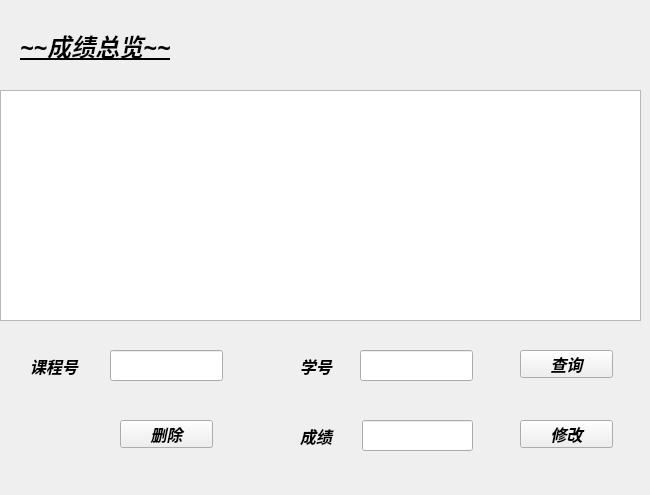
   <widget class="QWidget" name="page_14">
    <widget class="QLabel" name="label_33">
     <property name="geometry">
      <rect>
       <x>20</x>
       <y>30</y>
       <width>211</width>
       <height>31</height>
      </rect>
     </property>
     <property name="font">
      <font>
       <family>幼圆</family>
       <pointsize>18</pointsize>
       <weight>75</weight>
       <italic>true</italic>
       <bold>true</bold>
       <underline>true</underline>
      </font>
     </property>
     <property name="text">
      <string>~~成绩总览~~</string>
     </property>
    </widget>
    <widget class="QTableView" name="tableView_18">
     <property name="geometry">
      <rect>
       <x>0</x>
       <y>90</y>
       <width>641</width>
       <height>231</height>
      </rect>
     </property>
    </widget>
    <widget class="QLabel" name="label_34">
     <property name="geometry">
      <rect>
       <x>30</x>
       <y>350</y>
       <width>71</width>
       <height>31</height>
      </rect>
     </property>
     <property name="font">
      <font>
       <family>幼圆</family>
       <pointsize>12</pointsize>
       <weight>75</weight>
       <italic>true</italic>
       <bold>true</bold>
      </font>
     </property>
     <property name="text">
      <string>课程号</string>
     </property>
    </widget>
    <widget class="QLineEdit" name="lineEdit_5">
     <property name="geometry">
      <rect>
       <x>110</x>
       <y>350</y>
       <width>113</width>
       <height>31</height>
      </rect>
     </property>
    </widget>
    <widget class="QLabel" name="label_35">
     <property name="geometry">
      <rect>
       <x>300</x>
       <y>350</y>
       <width>51</width>
       <height>31</height>
      </rect>
     </property>
     <property name="font">
      <font>
       <family>幼圆</family>
       <pointsize>12</pointsize>
       <weight>75</weight>
       <italic>true</italic>
       <bold>true</bold>
      </font>
     </property>
     <property name="text">
      <string>学号</string>
     </property>
    </widget>
    <widget class="QLineEdit" name="lineEdit_6">
     <property name="geometry">
      <rect>
       <x>360</x>
       <y>350</y>
       <width>113</width>
       <height>31</height>
      </rect>
     </property>
    </widget>
    <widget class="QPushButton" name="pushButton_6">
     <property name="geometry">
      <rect>
       <x>520</x>
       <y>350</y>
       <width>93</width>
       <height>28</height>
      </rect>
     </property>
     <property name="font">
      <font>
       <family>幼圆</family>
       <pointsize>12</pointsize>
       <weight>75</weight>
       <italic>true</italic>
       <bold>true</bold>
      </font>
     </property>
     <property name="styleSheet">
      <string notr="true"/>
     </property>
     <property name="text">
      <string>查询</string>
     </property>
    </widget>
    <widget class="QPushButton" name="pushButton_7">
     <property name="geometry">
      <rect>
       <x>520</x>
       <y>420</y>
       <width>93</width>
       <height>28</height>
      </rect>
     </property>
     <property name="font">
      <font>
       <family>幼圆</family>
       <pointsize>12</pointsize>
       <weight>75</weight>
       <italic>true</italic>
       <bold>true</bold>
      </font>
     </property>
     <property name="text">
      <string>修改</string>
     </property>
    </widget>
    <widget class="QLineEdit" name="lineEdit_7">
     <property name="geometry">
      <rect>
       <x>362</x>
       <y>420</y>
       <width>111</width>
       <height>31</height>
      </rect>
     </property>
    </widget>
    <widget class="QLabel" name="label_36">
     <property name="geometry">
      <rect>
       <x>300</x>
       <y>420</y>
       <width>51</width>
       <height>31</height>
      </rect>
     </property>
     <property name="font">
      <font>
       <family>幼圆</family>
       <pointsize>12</pointsize>
       <weight>75</weight>
       <italic>true</italic>
       <bold>true</bold>
      </font>
     </property>
     <property name="text">
      <string>成绩</string>
     </property>
    </widget>
    <widget class="QLabel" name="label_38">
     <property name="geometry">
      <rect>
       <x>360</x>
       <y>470</y>
       <width>261</width>
       <height>16</height>
      </rect>
     </property>
     <property name="palette">
      <palette>
       <active>
        <colorrole role="WindowText">
         <brush brushstyle="SolidPattern">
          <color alpha="255">
           <red>255</red>
           <green>0</green>
           <blue>0</blue>
          </color>
         </brush>
        </colorrole>
        <colorrole role="Button">
         <brush brushstyle="SolidPattern">
          <color alpha="255">
           <red>249</red>
           <green>249</green>
           <blue>249</blue>
          </color>
         </brush>
        </colorrole>
        <colorrole role="Base">
         <brush brushstyle="SolidPattern">
          <color alpha="255">
           <red>249</red>
           <green>249</green>
           <blue>249</blue>
          </color>
         </brush>
        </colorrole>
        <colorrole role="Window">
         <brush brushstyle="SolidPattern">
          <color alpha="255">
           <red>249</red>
           <green>249</green>
           <blue>249</blue>
          </color>
         </brush>
        </colorrole>
       </active>
       <inactive>
        <colorrole role="WindowText">
         <brush brushstyle="SolidPattern">
          <color alpha="255">
           <red>255</red>
           <green>0</green>
           <blue>0</blue>
          </color>
         </brush>
        </colorrole>
        <colorrole role="Button">
         <brush brushstyle="SolidPattern">
          <color alpha="255">
           <red>249</red>
           <green>249</green>
           <blue>249</blue>
          </color>
         </brush>
        </colorrole>
        <colorrole role="Base">
         <brush brushstyle="SolidPattern">
          <color alpha="255">
           <red>249</red>
           <green>249</green>
           <blue>249</blue>
          </color>
         </brush>
        </colorrole>
        <colorrole role="Window">
         <brush brushstyle="SolidPattern">
          <color alpha="255">
           <red>249</red>
           <green>249</green>
           <blue>249</blue>
          </color>
         </brush>
        </colorrole>
       </inactive>
       <disabled>
        <colorrole role="WindowText">
         <brush brushstyle="SolidPattern">
          <color alpha="255">
           <red>120</red>
           <green>120</green>
           <blue>120</blue>
          </color>
         </brush>
        </colorrole>
        <colorrole role="Button">
         <brush brushstyle="SolidPattern">
          <color alpha="255">
           <red>249</red>
           <green>249</green>
           <blue>249</blue>
          </color>
         </brush>
        </colorrole>
        <colorrole role="Base">
         <brush brushstyle="SolidPattern">
          <color alpha="255">
           <red>249</red>
           <green>249</green>
           <blue>249</blue>
          </color>
         </brush>
        </colorrole>
        <colorrole role="Window">
         <brush brushstyle="SolidPattern">
          <color alpha="255">
           <red>249</red>
           <green>249</green>
           <blue>249</blue>
          </color>
         </brush>
        </colorrole>
       </disabled>
      </palette>
     </property>
     <property name="font">
      <font>
       <pointsize>10</pointsize>
       <weight>75</weight>
       <italic>true</italic>
       <bold>true</bold>
      </font>
     </property>
     <property name="text">
      <string/>
     </property>
    </widget>
    <widget class="QPushButton" name="pushButton_8">
     <property name="geometry">
      <rect>
       <x>120</x>
       <y>420</y>
       <width>93</width>
       <height>28</height>
      </rect>
     </property>
     <property name="font">
      <font>
       <family>幼圆</family>
       <pointsize>12</pointsize>
       <weight>75</weight>
       <italic>true</italic>
       <bold>true</bold>
      </font>
     </property>
     <property name="text">
      <string>删除</string>
     </property>
    </widget>
   </widget>
